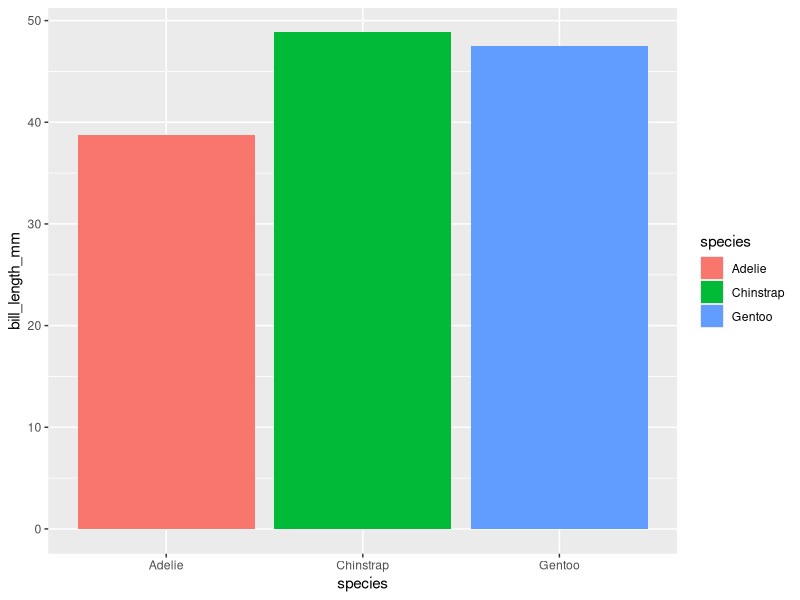
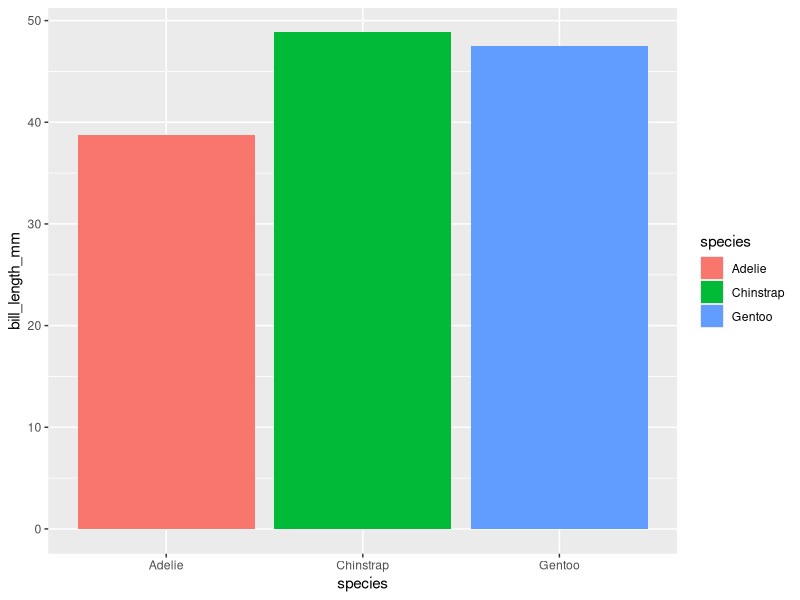

Recreate these plots in R, in order.

            library(ggplot2)
            library(palmerpenguins)
            built_answer <- tryCatch(
                {
                    set.seed(42)
                    ggplot(penguins, aes(x = species, y = bill_length_mm, fill = species)) + stat_summary(fun = mean, geom = "bar")
                    suppressWarnings(
                        if (!file.exists("/sandbox/figures/bill-length_species_mean_bar_stat_summary_answer.png")) {
                            ggsave(
                                width = 3,
                                height = 3,
                                "/sandbox/figures/bill-length_species_mean_bar_stat_summary_answer.png"
                            )
                        }
                    )
                    suppressWarnings(
                        ggplot_build(last_plot())
                    )
                },
                error = function(e) {
                    'ERROR'
                }
            )
            built_submission <- tryCatch(
                {
                    set.seed(42)
                    ggplot(penguins, aes(x = species, y = bill_length_mm, fill = species)) +
  stat_summary(fun = mean, geom = "bar")
                    suppressWarnings(
                        ggsave(
                            width = 3,
                            height = 3,
                            "figures/bill-length_species_mean_bar_stat_summary_submission_command-a-plus.png"
                        )
                    )
                    suppressWarnings(
                        ggplot_build(last_plot())
                    )
                },
                error = function(e) {
                    'ERROR'
                }
            )
            cat(isTRUE(all.equal(built_answer, built_submission)))
        
